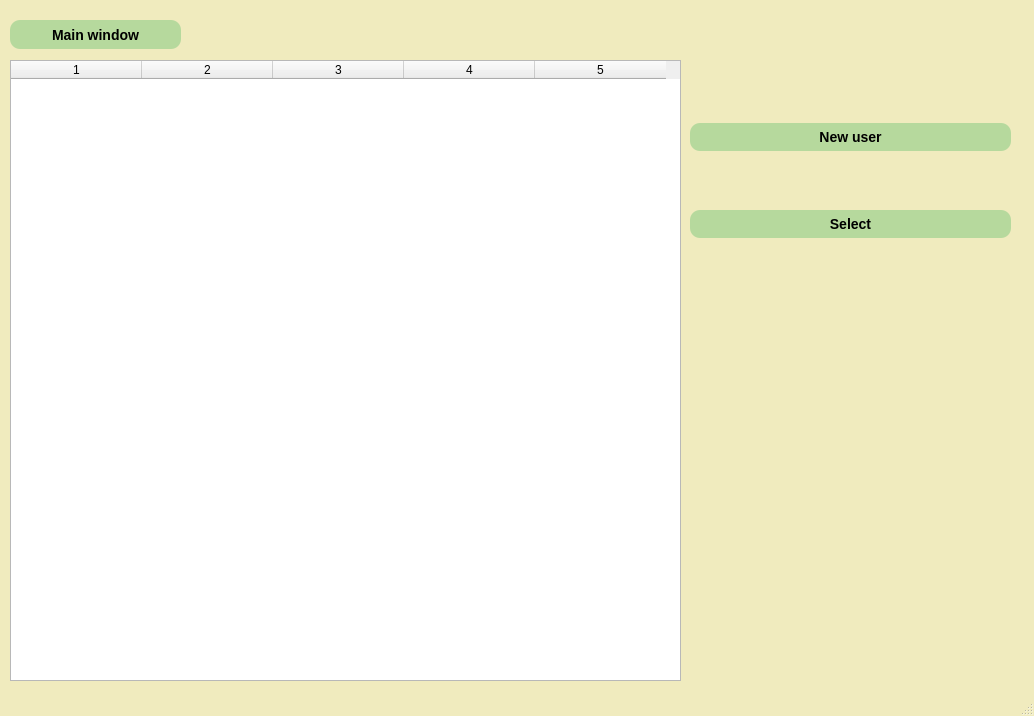
<?xml version="1.0" encoding="UTF-8"?>
<ui version="4.0">
 <class>MainWindow</class>
 <widget class="QMainWindow" name="MainWindow">
  <property name="geometry">
   <rect>
    <x>0</x>
    <y>0</y>
    <width>1034</width>
    <height>716</height>
   </rect>
  </property>
  <property name="windowTitle">
   <string>FilEye</string>
  </property>
  <property name="styleSheet">
   <string notr="true">QMainWindow{
	background-color:rgb(240, 235, 190)
}
QPushButton{
	background-color:rgb(182, 217, 157);
	border-style: outset;
	border-radius: 10px;
	border-color: beige;
	font: bold 14px;
	padding: 6px;		
}
QPushButton:pressed{
	background-color:rgb(147, 204, 105);
	border-style: outset;
	border-radius: 10px;
	border-color: beige;
	font: bold 14px;
	padding: 6px	
}
QSlider::handle:horizontal {
	background: rgb(182, 217, 157);
	padding: 6px;
	border-style: outset;
	border-radius: 10px;
	border-color: beige;
	font: bold 14px;
	margin: 0 -4px;
	
}
QSlider::handle:vertical {
	background: rgb(182, 217, 157);
	padding: 6px;
	border-style: outset;
	border-radius: 10px;
	border-color: beige;
	font: bold 14px;
	margin: 0 -4px;
	
}</string>
  </property>
  <widget class="QWidget" name="centralwidget">
   <widget class="QWidget" name="verticalLayoutWidget">
    <property name="geometry">
     <rect>
      <x>690</x>
      <y>70</y>
      <width>321</width>
      <height>221</height>
     </rect>
    </property>
    <layout class="QVBoxLayout" name="verticalLayout_3">
     <item>
      <widget class="QPushButton" name="reg_but">
       <property name="text">
        <string>New user</string>
       </property>
      </widget>
     </item>
     <item>
      <widget class="QPushButton" name="choose_but">
       <property name="text">
        <string>Select</string>
       </property>
      </widget>
     </item>
    </layout>
   </widget>
   <widget class="QTableWidget" name="tableWidget">
    <property name="geometry">
     <rect>
      <x>10</x>
      <y>60</y>
      <width>671</width>
      <height>621</height>
     </rect>
    </property>
    <property name="midLineWidth">
     <number>0</number>
    </property>
    <property name="rowCount">
     <number>0</number>
    </property>
    <property name="columnCount">
     <number>5</number>
    </property>
    <attribute name="horizontalHeaderDefaultSectionSize">
     <number>131</number>
    </attribute>
    <column/>
    <column/>
    <column/>
    <column/>
    <column/>
   </widget>
   <widget class="QPushButton" name="main_but">
    <property name="geometry">
     <rect>
      <x>10</x>
      <y>20</y>
      <width>171</width>
      <height>29</height>
     </rect>
    </property>
    <property name="text">
     <string>Main window</string>
    </property>
   </widget>
   <widget class="QLabel" name="ch_label">
    <property name="geometry">
     <rect>
      <x>700</x>
      <y>320</y>
      <width>301</width>
      <height>131</height>
     </rect>
    </property>
    <property name="text">
     <string/>
    </property>
   </widget>
  </widget>
  <widget class="QStatusBar" name="statusbar"/>
 </widget>
 <resources/>
 <connections/>
</ui>
